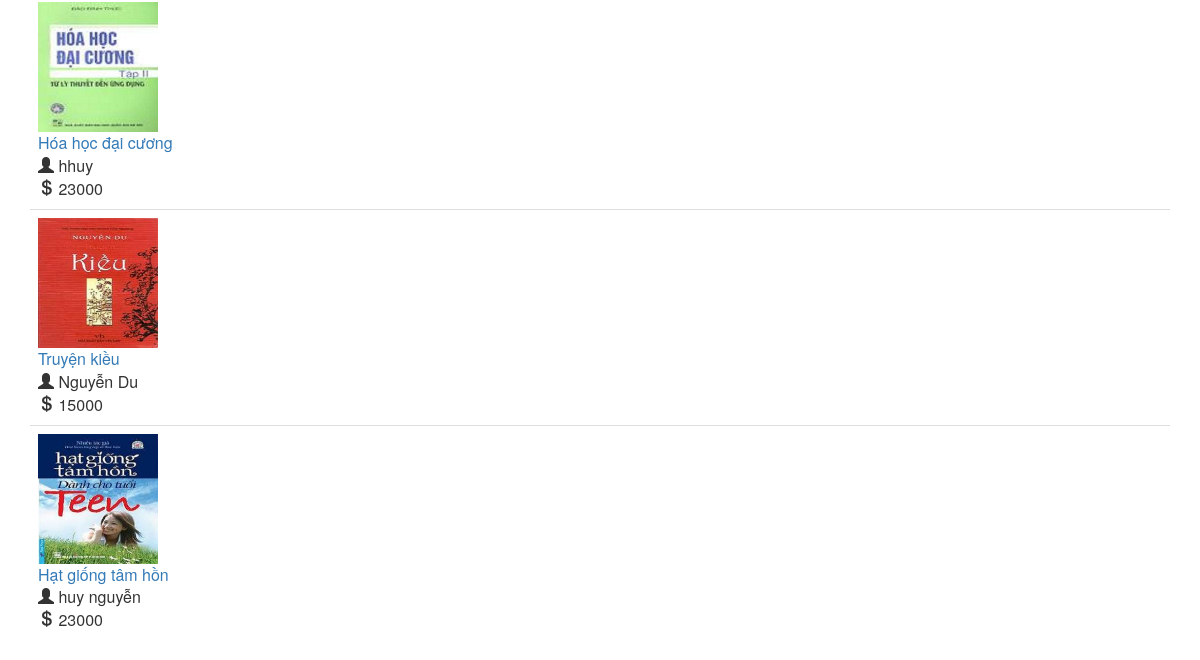
/Mybook/ (signed in, lower part), run on an earlier commit of the app's database.
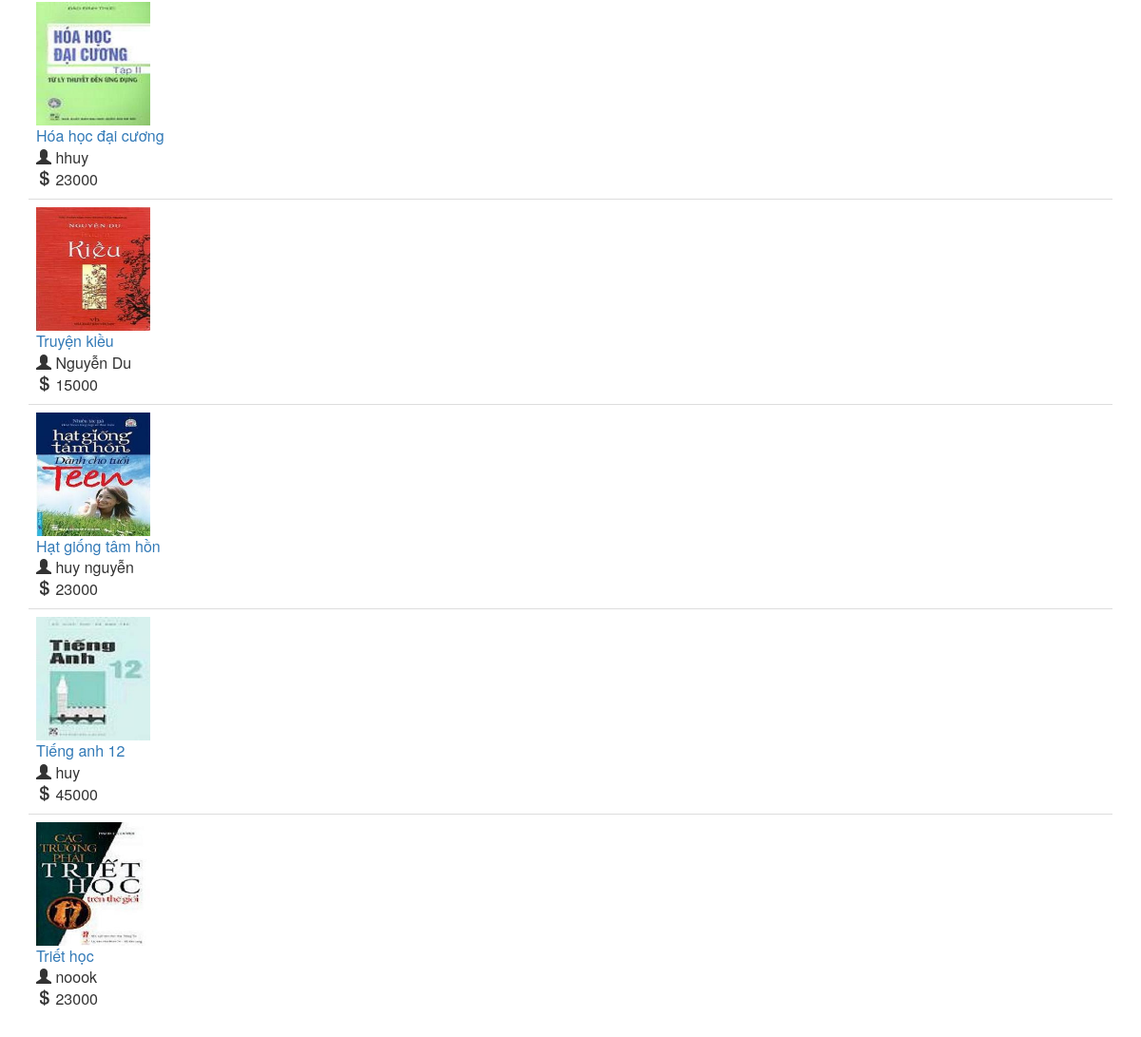
And on a later commit of the database.
### app/models.py (models this page shows, shortened)
class Book(db.Model):
    id=db.Column(db.Integer, primary_key=True)
    bookname=db.Column(db.String(120))
    author=db.Column(db.String(120))
    img=db.Column(db.String(120))
    price=db.Column(db.Integer)

### app/routes.py (the view)
@app.route('/Mybook/',methods=['GET', 'POST'])
@login_required
def Book_list():
    appts = (db.session.query(Book).all())
    return render_template('/index.html', appts=appts)

### app/models.py (called while the page is built)
@login.user_loader
def load_user(id):
    return User.query.get(int(id))

### app/templates/index.html (shortened to what this page needs)
{% extends "base.html" %}
{% block content %}
<table  class="table table-hover">
  {% for appt in appts %}
    <tr>
        <td>
          <img src="/static/{{ appt.img}}" title="Ảnh"style="width: 120px;height: 130px;"> <br>
         <a href="{{ url_for('book_detail',book_id=appt.id) }}"> {{ appt.bookname}}</a><br>
          <span class="glyphicon glyphicon-user"></span> {{appt.author}}<br>
          <span class="glyphicon glyphicon-usd"></span> {{appt.price}}<br>
        </td>
    </tr>
    {% else %}
    <h3 class="span12">Book Management.</h3>
  {% endfor %}
</table>
{% endblock %}

### app/templates/base.html (shortened to what this page needs)
<html>
    <head>
        <link rel="stylesheet" href="https://maxcdn.bootstrapcdn.com/bootstrap/3.4.1/css/bootstrap.min.css">
    </head>
    <body>
        <br>
            <div class="content container">
        {% block content %}
        {% endblock %}
            </div>
    </body>
</html>

### app/templates/base.html (style rules this page uses)
.content { margin-top: 60px; }
* { box-sizing: border-box; }

What changed in the data, as far as the page shows it:
added Book: img (picture), bookname "Tiếng anh 12", author "huy", price "45000"
added Book: img (picture), bookname "Triết học", author "noook", price "23000"
